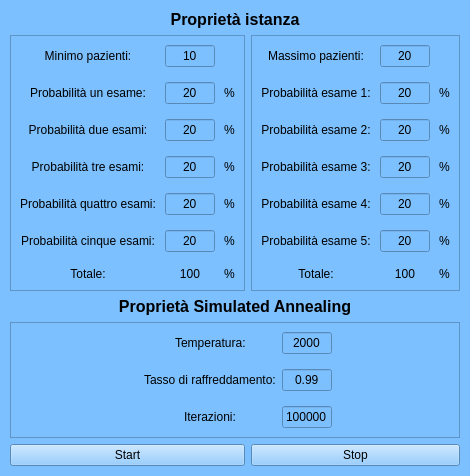
     <widget class="QFrame" name="frame">
      <property name="styleSheet">
       <string notr="true">background-color:rgb(124, 192, 255)</string>
      </property>
      <layout class="QGridLayout" name="gridLayout_3">
       <property name="leftMargin">
        <number>10</number>
       </property>
       <property name="topMargin">
        <number>10</number>
       </property>
       <property name="rightMargin">
        <number>10</number>
       </property>
       <property name="bottomMargin">
        <number>10</number>
       </property>
       <item row="4" column="1">
        <widget class="QPushButton" name="stop">
         <property name="text">
          <string>Stop</string>
         </property>
        </widget>
       </item>
       <item row="1" column="0">
        <widget class="QFrame" name="frame_2">
         <property name="frameShape">
          <enum>QFrame::StyledPanel</enum>
         </property>
         <property name="frameShadow">
          <enum>QFrame::Raised</enum>
         </property>
         <layout class="QGridLayout" name="gridLayout_4">
          <property name="rightMargin">
           <number>9</number>
          </property>
          <property name="horizontalSpacing">
           <number>9</number>
          </property>
          <property name="verticalSpacing">
           <number>15</number>
          </property>
          <item row="5" column="2">
           <widget class="QLabel" name="label_22">
            <property name="sizePolicy">
             <sizepolicy hsizetype="Maximum" vsizetype="Preferred">
              <horstretch>0</horstretch>
              <verstretch>0</verstretch>
             </sizepolicy>
            </property>
            <property name="text">
             <string>%</string>
            </property>
           </widget>
          </item>
          <item row="2" column="0">
           <widget class="QLabel" name="label_9">
            <property name="sizePolicy">
             <sizepolicy hsizetype="Preferred" vsizetype="Preferred">
              <horstretch>0</horstretch>
              <verstretch>0</verstretch>
             </sizepolicy>
            </property>
            <property name="text">
             <string>&lt;html&gt;&lt;head/&gt;&lt;body&gt;&lt;p&gt;Probabilità due esami:&lt;/p&gt;&lt;/body&gt;&lt;/html&gt;</string>
            </property>
            <property name="alignment">
             <set>Qt::AlignCenter</set>
            </property>
           </widget>
          </item>
          <item row="5" column="0">
           <widget class="QLabel" name="label_12">
            <property name="sizePolicy">
             <sizepolicy hsizetype="Preferred" vsizetype="Preferred">
              <horstretch>0</horstretch>
              <verstretch>0</verstretch>
             </sizepolicy>
            </property>
            <property name="text">
             <string>&lt;html&gt;&lt;head/&gt;&lt;body&gt;&lt;p&gt;Probabilità cinque esami:&lt;/p&gt;&lt;/body&gt;&lt;/html&gt;</string>
            </property>
            <property name="alignment">
             <set>Qt::AlignCenter</set>
            </property>
            <property name="wordWrap">
             <bool>false</bool>
            </property>
           </widget>
          </item>
          <item row="1" column="1">
           <widget class="QLineEdit" name="p1Esami">
            <property name="sizePolicy">
             <sizepolicy hsizetype="Maximum" vsizetype="Fixed">
              <horstretch>0</horstretch>
              <verstretch>0</verstretch>
             </sizepolicy>
            </property>
            <property name="maximumSize">
             <size>
              <width>50</width>
              <height>16777215</height>
             </size>
            </property>
            <property name="text">
             <string>20</string>
            </property>
            <property name="alignment">
             <set>Qt::AlignCenter</set>
            </property>
           </widget>
          </item>
          <item row="1" column="2">
           <widget class="QLabel" name="label_19">
            <property name="sizePolicy">
             <sizepolicy hsizetype="Maximum" vsizetype="Preferred">
              <horstretch>0</horstretch>
              <verstretch>0</verstretch>
             </sizepolicy>
            </property>
            <property name="text">
             <string>%</string>
            </property>
           </widget>
          </item>
          <item row="3" column="2">
           <widget class="QLabel" name="label_18">
            <property name="sizePolicy">
             <sizepolicy hsizetype="Maximum" vsizetype="Preferred">
              <horstretch>0</horstretch>
              <verstretch>0</verstretch>
             </sizepolicy>
            </property>
            <property name="text">
             <string>%</string>
            </property>
           </widget>
          </item>
          <item row="4" column="1">
           <widget class="QLineEdit" name="p4Esami">
            <property name="sizePolicy">
             <sizepolicy hsizetype="Maximum" vsizetype="Fixed">
              <horstretch>0</horstretch>
              <verstretch>0</verstretch>
             </sizepolicy>
            </property>
            <property name="maximumSize">
             <size>
              <width>50</width>
              <height>16777215</height>
             </size>
            </property>
            <property name="text">
             <string>20</string>
            </property>
            <property name="alignment">
             <set>Qt::AlignCenter</set>
            </property>
           </widget>
          </item>
          <item row="3" column="1">
           <widget class="QLineEdit" name="p3Esami">
            <property name="sizePolicy">
             <sizepolicy hsizetype="Maximum" vsizetype="Fixed">
              <horstretch>0</horstretch>
              <verstretch>0</verstretch>
             </sizepolicy>
            </property>
            <property name="maximumSize">
             <size>
              <width>50</width>
              <height>16777215</height>
             </size>
            </property>
            <property name="text">
             <string>20</string>
            </property>
            <property name="alignment">
             <set>Qt::AlignCenter</set>
            </property>
           </widget>
          </item>
          <item row="1" column="0">
           <widget class="QLabel" name="label">
            <property name="sizePolicy">
             <sizepolicy hsizetype="Preferred" vsizetype="Preferred">
              <horstretch>0</horstretch>
              <verstretch>0</verstretch>
             </sizepolicy>
            </property>
            <property name="text">
             <string>&lt;html&gt;&lt;head/&gt;&lt;body&gt;&lt;p&gt;Probabilità un esame:&lt;/p&gt;&lt;/body&gt;&lt;/html&gt;</string>
            </property>
            <property name="alignment">
             <set>Qt::AlignCenter</set>
            </property>
           </widget>
          </item>
          <item row="0" column="0">
           <widget class="QLabel" name="minimoPazientiLabel">
            <property name="sizePolicy">
             <sizepolicy hsizetype="Preferred" vsizetype="Preferred">
              <horstretch>0</horstretch>
              <verstretch>0</verstretch>
             </sizepolicy>
            </property>
            <property name="text">
             <string>Minimo pazienti:</string>
            </property>
            <property name="alignment">
             <set>Qt::AlignCenter</set>
            </property>
           </widget>
          </item>
          <item row="4" column="0">
           <widget class="QLabel" name="label_11">
            <property name="sizePolicy">
             <sizepolicy hsizetype="Preferred" vsizetype="Preferred">
              <horstretch>0</horstretch>
              <verstretch>0</verstretch>
             </sizepolicy>
            </property>
            <property name="text">
             <string>&lt;html&gt;&lt;head/&gt;&lt;body&gt;&lt;p&gt;Probabilità quattro esami:&lt;/p&gt;&lt;/body&gt;&lt;/html&gt;</string>
            </property>
            <property name="alignment">
             <set>Qt::AlignCenter</set>
            </property>
           </widget>
          </item>
          <item row="0" column="1">
           <widget class="QLineEdit" name="minPazienti">
            <property name="sizePolicy">
             <sizepolicy hsizetype="Maximum" vsizetype="Fixed">
              <horstretch>0</horstretch>
              <verstretch>0</verstretch>
             </sizepolicy>
            </property>
            <property name="maximumSize">
             <size>
              <width>50</width>
              <height>16777215</height>
             </size>
            </property>
            <property name="text">
             <string>10</string>
            </property>
            <property name="alignment">
             <set>Qt::AlignCenter</set>
            </property>
           </widget>
          </item>
          <item row="3" column="0">
           <widget class="QLabel" name="label_10">
            <property name="sizePolicy">
             <sizepolicy hsizetype="Preferred" vsizetype="Preferred">
              <horstretch>0</horstretch>
              <verstretch>0</verstretch>
             </sizepolicy>
            </property>
            <property name="text">
             <string>&lt;html&gt;&lt;head/&gt;&lt;body&gt;&lt;p&gt;Probabilità tre esami:&lt;/p&gt;&lt;/body&gt;&lt;/html&gt;</string>
            </property>
            <property name="alignment">
             <set>Qt::AlignCenter</set>
            </property>
           </widget>
          </item>
          <item row="4" column="2">
           <widget class="QLabel" name="label_21">
            <property name="sizePolicy">
             <sizepolicy hsizetype="Maximum" vsizetype="Preferred">
              <horstretch>0</horstretch>
              <verstretch>0</verstretch>
             </sizepolicy>
            </property>
            <property name="text">
             <string>%</string>
            </property>
           </widget>
          </item>
          <item row="5" column="1">
           <widget class="QLineEdit" name="p5Esami">
            <property name="sizePolicy">
             <sizepolicy hsizetype="Maximum" vsizetype="Fixed">
              <horstretch>0</horstretch>
              <verstretch>0</verstretch>
             </sizepolicy>
            </property>
            <property name="maximumSize">
             <size>
              <width>50</width>
              <height>16777215</height>
             </size>
            </property>
            <property name="text">
             <string>20</string>
            </property>
            <property name="alignment">
             <set>Qt::AlignCenter</set>
            </property>
           </widget>
          </item>
          <item row="2" column="1">
           <widget class="QLineEdit" name="p2Esami">
            <property name="sizePolicy">
             <sizepolicy hsizetype="Maximum" vsizetype="Fixed">
              <horstretch>0</horstretch>
              <verstretch>0</verstretch>
             </sizepolicy>
            </property>
            <property name="maximumSize">
             <size>
              <width>50</width>
              <height>16777215</height>
             </size>
            </property>
            <property name="text">
             <string>20</string>
            </property>
            <property name="alignment">
             <set>Qt::AlignCenter</set>
            </property>
           </widget>
          </item>
          <item row="2" column="2">
           <widget class="QLabel" name="label_20">
            <property name="sizePolicy">
             <sizepolicy hsizetype="Maximum" vsizetype="Preferred">
              <horstretch>0</horstretch>
              <verstretch>0</verstretch>
             </sizepolicy>
            </property>
            <property name="text">
             <string>%</string>
            </property>
           </widget>
          </item>
          <item row="6" column="0">
           <widget class="QLabel" name="label_28">
            <property name="sizePolicy">
             <sizepolicy hsizetype="Preferred" vsizetype="Maximum">
              <horstretch>0</horstretch>
              <verstretch>0</verstretch>
             </sizepolicy>
            </property>
            <property name="text">
             <string>Totale:</string>
            </property>
            <property name="alignment">
             <set>Qt::AlignCenter</set>
            </property>
           </widget>
          </item>
          <item row="6" column="1">
           <widget class="QLabel" name="totaleProbNumEsami">
            <property name="text">
             <string>100</string>
            </property>
            <property name="alignment">
             <set>Qt::AlignCenter</set>
            </property>
           </widget>
          </item>
          <item row="6" column="2">
           <widget class="QLabel" name="label_32">
            <property name="text">
             <string>%</string>
            </property>
           </widget>
          </item>
         </layout>
        </widget>
       </item>
       <item row="1" column="1">
        <widget class="QFrame" name="frame_3">
         <property name="frameShape">
          <enum>QFrame::StyledPanel</enum>
         </property>
         <property name="frameShadow">
          <enum>QFrame::Raised</enum>
         </property>
         <layout class="QGridLayout" name="gridLayout_5">
          <property name="horizontalSpacing">
           <number>9</number>
          </property>
          <property name="verticalSpacing">
           <number>15</number>
          </property>
          <item row="5" column="2">
           <widget class="QLabel" name="label_27">
            <property name="sizePolicy">
             <sizepolicy hsizetype="Maximum" vsizetype="Preferred">
              <horstretch>0</horstretch>
              <verstretch>0</verstretch>
             </sizepolicy>
            </property>
            <property name="text">
             <string>%</string>
            </property>
           </widget>
          </item>
          <item row="2" column="1">
           <widget class="QLineEdit" name="pEsame2">
            <property name="sizePolicy">
             <sizepolicy hsizetype="Maximum" vsizetype="Fixed">
              <horstretch>0</horstretch>
              <verstretch>0</verstretch>
             </sizepolicy>
            </property>
            <property name="maximumSize">
             <size>
              <width>50</width>
              <height>16777215</height>
             </size>
            </property>
            <property name="text">
             <string>20</string>
            </property>
            <property name="alignment">
             <set>Qt::AlignCenter</set>
            </property>
           </widget>
          </item>
          <item row="3" column="1">
           <widget class="QLineEdit" name="pEsame3">
            <property name="sizePolicy">
             <sizepolicy hsizetype="Maximum" vsizetype="Fixed">
              <horstretch>0</horstretch>
              <verstretch>0</verstretch>
             </sizepolicy>
            </property>
            <property name="maximumSize">
             <size>
              <width>50</width>
              <height>16777215</height>
             </size>
            </property>
            <property name="text">
             <string>20</string>
            </property>
            <property name="alignment">
             <set>Qt::AlignCenter</set>
            </property>
           </widget>
          </item>
          <item row="5" column="1">
           <widget class="QLineEdit" name="pEsame5">
            <property name="sizePolicy">
             <sizepolicy hsizetype="Maximum" vsizetype="Fixed">
              <horstretch>0</horstretch>
              <verstretch>0</verstretch>
             </sizepolicy>
            </property>
            <property name="maximumSize">
             <size>
              <width>50</width>
              <height>16777215</height>
             </size>
            </property>
            <property name="text">
             <string>20</string>
            </property>
            <property name="alignment">
             <set>Qt::AlignCenter</set>
            </property>
           </widget>
          </item>
          <item row="1" column="1">
           <widget class="QLineEdit" name="pEsame1">
            <property name="sizePolicy">
             <sizepolicy hsizetype="Maximum" vsizetype="Fixed">
              <horstretch>0</horstretch>
              <verstretch>0</verstretch>
             </sizepolicy>
            </property>
            <property name="maximumSize">
             <size>
              <width>50</width>
              <height>16777215</height>
             </size>
            </property>
            <property name="text">
             <string>20</string>
            </property>
            <property name="alignment">
             <set>Qt::AlignCenter</set>
            </property>
           </widget>
          </item>
          <item row="3" column="2">
           <widget class="QLabel" name="label_24">
            <property name="sizePolicy">
             <sizepolicy hsizetype="Maximum" vsizetype="Preferred">
              <horstretch>0</horstretch>
              <verstretch>0</verstretch>
             </sizepolicy>
            </property>
            <property name="text">
             <string>%</string>
            </property>
           </widget>
          </item>
          <item row="4" column="2">
           <widget class="QLabel" name="label_26">
            <property name="sizePolicy">
             <sizepolicy hsizetype="Maximum" vsizetype="Preferred">
              <horstretch>0</horstretch>
              <verstretch>0</verstretch>
             </sizepolicy>
            </property>
            <property name="text">
             <string>%</string>
            </property>
           </widget>
          </item>
          <item row="3" column="0">
           <widget class="QLabel" name="label_14">
            <property name="sizePolicy">
             <sizepolicy hsizetype="Preferred" vsizetype="Preferred">
              <horstretch>0</horstretch>
              <verstretch>0</verstretch>
             </sizepolicy>
            </property>
            <property name="text">
             <string>Probabilità esame 3:</string>
            </property>
            <property name="alignment">
             <set>Qt::AlignCenter</set>
            </property>
           </widget>
          </item>
          <item row="5" column="0">
           <widget class="QLabel" name="label_16">
            <property name="sizePolicy">
             <sizepolicy hsizetype="Preferred" vsizetype="Preferred">
              <horstretch>0</horstretch>
              <verstretch>0</verstretch>
             </sizepolicy>
            </property>
            <property name="text">
             <string>Probabilità esame 5:</string>
            </property>
            <property name="alignment">
             <set>Qt::AlignCenter</set>
            </property>
           </widget>
          </item>
          <item row="4" column="1">
           <widget class="QLineEdit" name="pEsame4">
            <property name="sizePolicy">
             <sizepolicy hsizetype="Maximum" vsizetype="Fixed">
              <horstretch>0</horstretch>
              <verstretch>0</verstretch>
             </sizepolicy>
            </property>
            <property name="maximumSize">
             <size>
              <width>50</width>
              <height>16777215</height>
             </size>
            </property>
            <property name="text">
             <string>20</string>
            </property>
            <property name="alignment">
             <set>Qt::AlignCenter</set>
            </property>
           </widget>
          </item>
          <item row="1" column="0">
           <widget class="QLabel" name="label_2">
            <property name="sizePolicy">
             <sizepolicy hsizetype="Preferred" vsizetype="Preferred">
              <horstretch>0</horstretch>
              <verstretch>0</verstretch>
             </sizepolicy>
            </property>
            <property name="text">
             <string>Probabilità esame 1:</string>
            </property>
            <property name="alignment">
             <set>Qt::AlignCenter</set>
            </property>
           </widget>
          </item>
          <item row="2" column="0">
           <widget class="QLabel" name="label_13">
            <property name="sizePolicy">
             <sizepolicy hsizetype="Preferred" vsizetype="Preferred">
              <horstretch>0</horstretch>
              <verstretch>0</verstretch>
             </sizepolicy>
            </property>
            <property name="text">
             <string>Probabilità esame 2:</string>
            </property>
            <property name="alignment">
             <set>Qt::AlignCenter</set>
            </property>
           </widget>
          </item>
          <item row="4" column="0">
           <widget class="QLabel" name="label_15">
            <property name="sizePolicy">
             <sizepolicy hsizetype="Preferred" vsizetype="Preferred">
              <horstretch>0</horstretch>
              <verstretch>0</verstretch>
             </sizepolicy>
            </property>
            <property name="text">
             <string>Probabilità esame 4:</string>
            </property>
            <property name="alignment">
             <set>Qt::AlignCenter</set>
            </property>
           </widget>
          </item>
          <item row="2" column="2">
           <widget class="QLabel" name="label_25">
            <property name="sizePolicy">
             <sizepolicy hsizetype="Maximum" vsizetype="Preferred">
              <horstretch>0</horstretch>
              <verstretch>0</verstretch>
             </sizepolicy>
            </property>
            <property name="text">
             <string>%</string>
            </property>
           </widget>
          </item>
          <item row="0" column="0">
           <widget class="QLabel" name="massimoPazientiLabel">
            <property name="sizePolicy">
             <sizepolicy hsizetype="Preferred" vsizetype="Preferred">
              <horstretch>0</horstretch>
              <verstretch>0</verstretch>
             </sizepolicy>
            </property>
            <property name="text">
             <string>Massimo pazienti:</string>
            </property>
            <property name="alignment">
             <set>Qt::AlignCenter</set>
            </property>
           </widget>
          </item>
          <item row="0" column="1">
           <widget class="QLineEdit" name="maxPazienti">
            <property name="sizePolicy">
             <sizepolicy hsizetype="Maximum" vsizetype="Fixed">
              <horstretch>0</horstretch>
              <verstretch>0</verstretch>
             </sizepolicy>
            </property>
            <property name="maximumSize">
             <size>
              <width>50</width>
              <height>16777215</height>
             </size>
            </property>
            <property name="text">
             <string>20</string>
            </property>
            <property name="alignment">
             <set>Qt::AlignCenter</set>
            </property>
           </widget>
          </item>
          <item row="1" column="2">
           <widget class="QLabel" name="label_23">
            <property name="sizePolicy">
             <sizepolicy hsizetype="Maximum" vsizetype="Preferred">
              <horstretch>0</horstretch>
              <verstretch>0</verstretch>
             </sizepolicy>
            </property>
            <property name="text">
             <string>%</string>
            </property>
           </widget>
          </item>
          <item row="6" column="0">
           <widget class="QLabel" name="label_29">
            <property name="sizePolicy">
             <sizepolicy hsizetype="Preferred" vsizetype="Maximum">
              <horstretch>0</horstretch>
              <verstretch>0</verstretch>
             </sizepolicy>
            </property>
            <property name="text">
             <string>Totale:</string>
            </property>
            <property name="alignment">
             <set>Qt::AlignCenter</set>
            </property>
           </widget>
          </item>
          <item row="6" column="1">
           <widget class="QLabel" name="totaleProbEsami">
            <property name="text">
             <string>100</string>
            </property>
            <property name="alignment">
             <set>Qt::AlignCenter</set>
            </property>
           </widget>
          </item>
          <item row="6" column="2">
           <widget class="QLabel" name="label_33">
            <property name="text">
             <string>%</string>
            </property>
           </widget>
          </item>
         </layout>
        </widget>
       </item>
       <item row="3" column="0" colspan="2">
        <widget class="QFrame" name="frame_4">
         <property name="sizePolicy">
          <sizepolicy hsizetype="Preferred" vsizetype="Preferred">
           <horstretch>0</horstretch>
           <verstretch>0</verstretch>
          </sizepolicy>
         </property>
         <property name="frameShape">
          <enum>QFrame::StyledPanel</enum>
         </property>
         <property name="frameShadow">
          <enum>QFrame::Raised</enum>
         </property>
         <layout class="QFormLayout" name="formLayout_3">
          <property name="labelAlignment">
           <set>Qt::AlignCenter</set>
          </property>
          <property name="formAlignment">
           <set>Qt::AlignHCenter|Qt::AlignTop</set>
          </property>
          <property name="verticalSpacing">
           <number>15</number>
          </property>
          <property name="rightMargin">
           <number>9</number>
          </property>
          <item row="1" column="0">
           <widget class="QLabel" name="tassoDiRaffreddamentoLabel">
            <property name="text">
             <string>Tasso di raffreddamento:</string>
            </property>
           </widget>
          </item>
          <item row="1" column="1">
           <widget class="QLineEdit" name="tassoRaffreddamento">
            <property name="sizePolicy">
             <sizepolicy hsizetype="Maximum" vsizetype="Fixed">
              <horstretch>0</horstretch>
              <verstretch>0</verstretch>
             </sizepolicy>
            </property>
            <property name="maximumSize">
             <size>
              <width>50</width>
              <height>16777215</height>
             </size>
            </property>
            <property name="text">
             <string>0.99</string>
            </property>
            <property name="alignment">
             <set>Qt::AlignCenter</set>
            </property>
           </widget>
          </item>
          <item row="0" column="0">
           <widget class="QLabel" name="temperaturaLabel">
            <property name="text">
             <string>Temperatura:</string>
            </property>
           </widget>
          </item>
          <item row="0" column="1">
           <widget class="QLineEdit" name="temperatura">
            <property name="sizePolicy">
             <sizepolicy hsizetype="Maximum" vsizetype="Fixed">
              <horstretch>0</horstretch>
              <verstretch>0</verstretch>
             </sizepolicy>
            </property>
            <property name="maximumSize">
             <size>
              <width>50</width>
              <height>16777215</height>
             </size>
            </property>
            <property name="text">
             <string>2000</string>
            </property>
            <property name="alignment">
             <set>Qt::AlignCenter</set>
            </property>
           </widget>
          </item>
          <item row="2" column="0">
           <widget class="QLabel" name="iterazioniLabel">
            <property name="text">
             <string>Iterazioni:</string>
            </property>
           </widget>
          </item>
          <item row="2" column="1">
           <widget class="QLineEdit" name="iterazioni">
            <property name="sizePolicy">
             <sizepolicy hsizetype="Maximum" vsizetype="Fixed">
              <horstretch>0</horstretch>
              <verstretch>0</verstretch>
             </sizepolicy>
            </property>
            <property name="maximumSize">
             <size>
              <width>50</width>
              <height>16777215</height>
             </size>
            </property>
            <property name="text">
             <string>100000</string>
            </property>
            <property name="alignment">
             <set>Qt::AlignCenter</set>
            </property>
           </widget>
          </item>
         </layout>
        </widget>
       </item>
       <item row="4" column="0">
        <widget class="QPushButton" name="start">
         <property name="text">
          <string>Start</string>
         </property>
        </widget>
       </item>
       <item row="2" column="0" colspan="2">
        <widget class="QLabel" name="label_17">
         <property name="maximumSize">
          <size>
           <width>16777215</width>
           <height>50</height>
          </size>
         </property>
         <property name="font">
          <font>
           <pointsize>12</pointsize>
           <weight>75</weight>
           <bold>true</bold>
          </font>
         </property>
         <property name="text">
          <string>Proprietà Simulated Annealing</string>
         </property>
         <property name="alignment">
          <set>Qt::AlignCenter</set>
         </property>
        </widget>
       </item>
       <item row="0" column="0" colspan="2">
        <widget class="QLabel" name="label_3">
         <property name="maximumSize">
          <size>
           <width>16777215</width>
           <height>50</height>
          </size>
         </property>
         <property name="font">
          <font>
           <pointsize>12</pointsize>
           <weight>75</weight>
           <bold>true</bold>
           <strikeout>false</strikeout>
          </font>
         </property>
         <property name="text">
          <string>Proprietà istanza</string>
         </property>
         <property name="alignment">
          <set>Qt::AlignCenter</set>
         </property>
        </widget>
       </item>
      </layout>
     </widget>
